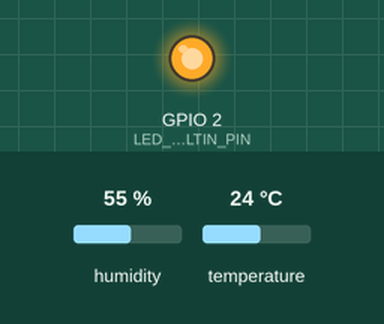
A sketch run on a simulated ESP32. Shown: output pins drawn as LEDs (lit = HIGH). The test bench sets the inputs (shaded band); at power-on: humidity 55 %, temperature 24 °C. WiFi joins after 1.5 s; servers stay silent unless stated; uploads are accepted with an empty reply; what the sketch prints to the serial monitor is not drawn.

Above: at 4.8 s.
At 10.58 s:
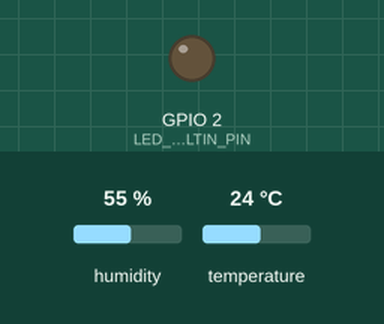
Timing chart, 0 to 11.1 s (numbered marks = the images above):
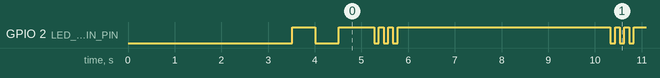

The sketch:

sensor_code.ino
```cpp
/*
 * SensorFlow Hub - Code ESP32 avec DHT11/DHT22
 *
 * Description:
 * Ce code permet à un ESP32 de lire les données d'un capteur DHT11 ou DHT22
 * et de les envoyer via HTTP à l'API Flask
 *
 * Matériel requis:
 * - ESP32 DevKit
 * - Capteur DHT11 ou DHT22
 * - Câbles de connexion
 *
 * Connexions:
 * DHT11/DHT22:
 *   - VCC -> 3.3V ESP32
 *   - GND -> GND ESP32
 *   - DATA -> GPIO 4 (ou autre pin digital)
 *
 * Auteur: Roua Jendoubi
 * Date: 2025
 */

#include <WiFi.h>
#include <HTTPClient.h>
#include <DHT.h>
#include <ArduinoJson.h>

// ============================================
// CONFIGURATION WIFI
// ============================================
const char* ssid = "Roua";           // Nom de votre réseau WiFi
const char* password = "12345678";  // Mot de passe WiFi

// ============================================
// CONFIGURATION SERVEUR API
// ============================================
const char* serverUrl = "http://192.168.1.100:5000/api/data";  // Remplacer par l'IP de votre serveur
const String deviceId = "ESP32_001";  // Identifiant unique de cet ESP32

// ============================================
// CONFIGURATION CAPTEUR DHT
// ============================================
#define DHTPIN 4          // Pin où est connecté le DHT (GPIO 4)
#define DHTTYPE DHT11     // Type de capteur: DHT11 ou DHT22

// Pour DHT22, remplacer par:
// #define DHTTYPE DHT22

DHT dht(DHTPIN, DHTTYPE);

// ============================================
// CONFIGURATION TEMPORISATION
// ============================================
const unsigned long SEND_INTERVAL = 5000;  // Intervalle d'envoi en millisecondes (5 secondes)
unsigned long lastSendTime = 0;

// LED intégrée pour indication visuelle
const int LED_BUILTIN_PIN = 2;

// ============================================
// FONCTION: Configuration initiale
// ============================================
void setup() {
  // Initialisation de la communication série (pour debug)
  Serial.begin(115200);
  delay(1000);

  Serial.println("\n\n");
  Serial.println("================================================");
  Serial.println("    SensorFlow Hub - ESP32 Sensor Node");
  Serial.println("================================================");

  // Configuration de la LED
  pinMode(LED_BUILTIN_PIN, OUTPUT);
  digitalWrite(LED_BUILTIN_PIN, LOW);

  // Initialisation du capteur DHT
  Serial.println("📡 Initialisation du capteur DHT...");
  dht.begin();
  delay(2000);  // Délai pour stabilisation du capteur
  Serial.println("Capteur DHT initialisé");

  // Connexion au WiFi
  connectToWiFi();

  Serial.println("\n Système prêt! Démarrage de l'envoi des données...\n");
}

// ============================================
// FONCTION: Connexion WiFi
// ============================================
void connectToWiFi() {
  Serial.print(" Connexion au WiFi: ");
  Serial.println(ssid);

  WiFi.begin(ssid, password);

  int attempts = 0;
  while (WiFi.status() != WL_CONNECTED && attempts < 20) {
    delay(500);
    Serial.print(".");
    digitalWrite(LED_BUILTIN_PIN, !digitalRead(LED_BUILTIN_PIN));  // Clignotement LED
    attempts++;
  }

  if (WiFi.status() == WL_CONNECTED) {
    Serial.println("\n WiFi connecté!");
    Serial.print(" Adresse IP: ");
    Serial.println(WiFi.localIP());
    Serial.print(" Puissance du signal: ");
    Serial.print(WiFi.RSSI());
    Serial.println(" dBm");
    digitalWrite(LED_BUILTIN_PIN, HIGH);  // LED allumée = connecté
  } else {
    Serial.println("\n Échec de connexion WiFi!");
    Serial.println("  Vérifiez vos identifiants WiFi");
  }
}

// ============================================
// FONCTION: Lecture des données du capteur
// ============================================
bool readSensorData(float &temperature, float &humidity) {
  // Lecture de l'humidité
  humidity = dht.readHumidity();

  // Lecture de la température en Celsius
  temperature = dht.readTemperature();

  // Vérification si la lecture a échoué
  if (isnan(humidity) || isnan(temperature)) {
    Serial.println("Erreur de lecture du capteur DHT!");
    return false;
  }

  // Validation des plages de valeurs
  if (temperature < -40 || temperature > 80) {
    Serial.println("Température hors limites!");
    return false;
  }

  if (humidity < 0 || humidity > 100) {
    Serial.println("Humidité hors limites!");
    return false;
  }

  return true;
}

// ============================================
// FONCTION: Envoi des données à l'API
// ============================================
bool sendDataToServer(float temperature, float humidity) {
  // Vérifier la connexion WiFi
  if (WiFi.status() != WL_CONNECTED) {
    Serial.println("WiFi déconnecté! Tentative de reconnexion...");
    connectToWiFi();
    return false;
  }

  HTTPClient http;

  // Configuration de la requête HTTP
  http.begin(serverUrl);
  http.addHeader("Content-Type", "application/json");

  // Création du payload JSON
  StaticJsonDocument<200> jsonDoc;
  jsonDoc["device_id"] = deviceId;
  jsonDoc["temperature"] = temperature;
  jsonDoc["humidity"] = humidity;

  String jsonPayload;
  serializeJson(jsonDoc, jsonPayload);

  Serial.println("Envoi des données:");
  Serial.println(jsonPayload);

  // Envoi de la requête POST
  int httpResponseCode = http.POST(jsonPayload);

  bool success = false;

  // Traitement de la réponse
  if (httpResponseCode > 0) {
    String response = http.getString();
    Serial.print("Réponse serveur (");
    Serial.print(httpResponseCode);
    Serial.print("): ");
    Serial.println(response);

    // Clignotement rapide de la LED pour indiquer l'envoi réussi
    for (int i = 0; i < 3; i++) {
      digitalWrite(LED_BUILTIN_PIN, LOW);
      delay(100);
      digitalWrite(LED_BUILTIN_PIN, HIGH);
      delay(100);
    }

    success = true;
  } else {
    Serial.print("Erreur HTTP: ");
    Serial.println(httpResponseCode);
    Serial.print("   Erreur: ");
    Serial.println(http.errorToString(httpResponseCode));
  }

  http.end();
  return success;
}

// ============================================
// FONCTION: Affichage des données (debug)
// ============================================
void displaySensorData(float temperature, float humidity) {
  Serial.println("┌─────────────────────────────────────┐");
  Serial.print("│ 🌡️  Température: ");
  Serial.print(temperature, 1);
  Serial.println(" °C");
  Serial.print("│ 💧 Humidité:     ");
  Serial.print(humidity, 1);
  Serial.println(" %");

  // Calcul de l'index de chaleur (Heat Index)
  float heatIndex = dht.computeHeatIndex(temperature, humidity, false);
  Serial.print("│ 🔥 Index chaleur: ");
  Serial.print(heatIndex, 1);
  Serial.println(" °C");
  Serial.println("└─────────────────────────────────────┘");
}

// ============================================
// BOUCLE PRINCIPALE
// ============================================
void loop() {
  // Vérifier si l'intervalle d'envoi est écoulé
  unsigned long currentTime = millis();

  if (currentTime - lastSendTime >= SEND_INTERVAL) {
    lastSendTime = currentTime;

    // Variables pour stocker les données
    float temperature, humidity;

    // Lecture du capteur
    if (readSensorData(temperature, humidity)) {
      // Affichage des données
      displaySensorData(temperature, humidity);

      // Envoi au serveur
      sendDataToServer(temperature, humidity);

    } else {
      Serial.println("Passage à la prochaine lecture...");
    }

    Serial.println();  // Ligne vide pour la lisibilité
  }

  // Petit délai pour éviter de surcharger le processeur
  delay(100);
}

// ============================================
// FONCTIONS UTILITAIRES SUPPLÉMENTAIRES
// ============================================

/*
 * Fonction pour vérifier la santé du système
 * Peut être appelée périodiquement pour diagnostiquer les problèmes
 */
void checkSystemHealth() {
  Serial.println("\n Vérification de la santé du système:");

  // Vérifier la connexion WiFi
  if (WiFi.status() == WL_CONNECTED) {
    Serial.println(" WiFi: Connecté");
    Serial.print("   RSSI: ");
    Serial.print(WiFi.RSSI());
    Serial.println(" dBm");
  } else {
    Serial.println(" WiFi: Déconnecté");
  }

  // Vérifier la mémoire libre
  Serial.print("Mémoire libre: ");
  Serial.print(ESP.getFreeHeap());
  Serial.println(" bytes");

  // Temps de fonctionnement
  Serial.print("Uptime: ");
  Serial.print(millis() / 1000);
  Serial.println(" secondes");

  Serial.println();
}
```

Measured:
- by itself, GPIO 2 (LED_BUILTIN_PIN): HIGH → LOW at 4.0 s, → HIGH 0.50 s later, → LOW 0.76 s later, → HIGH 0.10 s later, … (152 changes in this stretch)
